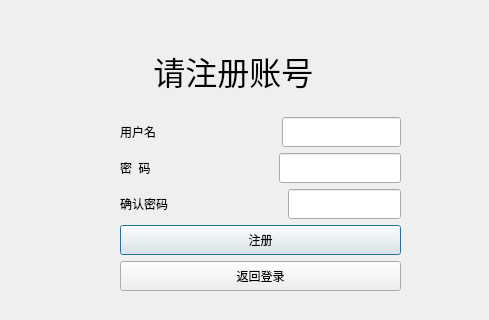
<?xml version="1.0" encoding="UTF-8"?>
<ui version="4.0">
 <class>registerDialog</class>
 <widget class="QDialog" name="registerDialog">
  <property name="geometry">
   <rect>
    <x>0</x>
    <y>0</y>
    <width>489</width>
    <height>320</height>
   </rect>
  </property>
  <property name="windowTitle">
   <string>Dialog</string>
  </property>
  <property name="styleSheet">
   <string notr="true">#registerDialog{background-image: url(:/image/350.jpg);}
</string>
  </property>
  <widget class="QWidget" name="layoutWidget">
   <property name="geometry">
    <rect>
     <x>120</x>
     <y>30</y>
     <width>281</width>
     <height>261</height>
    </rect>
   </property>
   <layout class="QVBoxLayout" name="verticalLayout_4">
    <item>
     <layout class="QVBoxLayout" name="verticalLayout_3">
      <item>
       <widget class="QLabel" name="label">
        <property name="font">
         <font>
          <family>Agency FB</family>
          <pointsize>24</pointsize>
         </font>
        </property>
        <property name="text">
         <string>    请注册账号</string>
        </property>
       </widget>
      </item>
      <item>
       <layout class="QVBoxLayout" name="verticalLayout_2">
        <item>
         <layout class="QVBoxLayout" name="verticalLayout">
          <item>
           <layout class="QHBoxLayout" name="horizontalLayout_3">
            <item>
             <widget class="QLabel" name="label_5">
              <property name="minimumSize">
               <size>
                <width>0</width>
                <height>30</height>
               </size>
              </property>
              <property name="text">
               <string>用户名</string>
              </property>
             </widget>
            </item>
            <item>
             <spacer name="horizontalSpacer_2">
              <property name="orientation">
               <enum>Qt::Horizontal</enum>
              </property>
              <property name="sizeHint" stdset="0">
               <size>
                <width>40</width>
                <height>20</height>
               </size>
              </property>
             </spacer>
            </item>
            <item>
             <widget class="QLineEdit" name="lineEdit_4">
              <property name="minimumSize">
               <size>
                <width>0</width>
                <height>30</height>
               </size>
              </property>
             </widget>
            </item>
           </layout>
          </item>
          <item>
           <layout class="QHBoxLayout" name="horizontalLayout_2">
            <item>
             <widget class="QLabel" name="label_3">
              <property name="minimumSize">
               <size>
                <width>0</width>
                <height>30</height>
               </size>
              </property>
              <property name="text">
               <string>密  码</string>
              </property>
             </widget>
            </item>
            <item>
             <spacer name="horizontalSpacer">
              <property name="orientation">
               <enum>Qt::Horizontal</enum>
              </property>
              <property name="sizeHint" stdset="0">
               <size>
                <width>40</width>
                <height>20</height>
               </size>
              </property>
             </spacer>
            </item>
            <item>
             <widget class="QLineEdit" name="lineEdit_2">
              <property name="minimumSize">
               <size>
                <width>0</width>
                <height>30</height>
               </size>
              </property>
             </widget>
            </item>
           </layout>
          </item>
         </layout>
        </item>
        <item>
         <layout class="QHBoxLayout" name="horizontalLayout_5">
          <item>
           <widget class="QLabel" name="label_4">
            <property name="minimumSize">
             <size>
              <width>0</width>
              <height>30</height>
             </size>
            </property>
            <property name="text">
             <string>确认密码</string>
            </property>
           </widget>
          </item>
          <item>
           <spacer name="horizontalSpacer_3">
            <property name="orientation">
             <enum>Qt::Horizontal</enum>
            </property>
            <property name="sizeHint" stdset="0">
             <size>
              <width>20</width>
              <height>20</height>
             </size>
            </property>
           </spacer>
          </item>
          <item>
           <widget class="QLineEdit" name="lineEdit_3">
            <property name="minimumSize">
             <size>
              <width>0</width>
              <height>30</height>
             </size>
            </property>
           </widget>
          </item>
         </layout>
        </item>
       </layout>
      </item>
      <item>
       <widget class="QPushButton" name="pushButton_2">
        <property name="minimumSize">
         <size>
          <width>0</width>
          <height>30</height>
         </size>
        </property>
        <property name="text">
         <string>注册</string>
        </property>
       </widget>
      </item>
     </layout>
    </item>
    <item>
     <widget class="QPushButton" name="pushButton">
      <property name="minimumSize">
       <size>
        <width>0</width>
        <height>30</height>
       </size>
      </property>
      <property name="text">
       <string>返回登录</string>
      </property>
     </widget>
    </item>
   </layout>
  </widget>
 </widget>
 <resources/>
 <connections/>
</ui>
